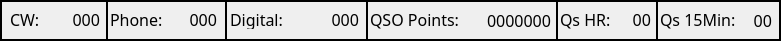
   <widget class="QFrame" name="frame">
    <property name="geometry">
     <rect>
      <x>10</x>
      <y>170</y>
      <width>781</width>
      <height>41</height>
     </rect>
    </property>
    <property name="font">
     <font>
      <family>Monospace</family>
      <pointsize>12</pointsize>
     </font>
    </property>
    <property name="styleSheet">
     <string notr="true">border-color: rgb(238, 238, 236);
border-top-color: rgb(255, 255, 255);</string>
    </property>
    <property name="frameShape">
     <enum>QFrame::WinPanel</enum>
    </property>
    <property name="frameShadow">
     <enum>QFrame::Plain</enum>
    </property>
    <widget class="QLabel" name="label">
     <property name="geometry">
      <rect>
       <x>10</x>
       <y>10</y>
       <width>29</width>
       <height>19</height>
      </rect>
     </property>
     <property name="font">
      <font>
       <family>JetBrains Mono</family>
       <pointsize>12</pointsize>
       <weight>50</weight>
       <bold>false</bold>
       <kerning>true</kerning>
      </font>
     </property>
     <property name="text">
      <string>CW:</string>
     </property>
    </widget>
    <widget class="QLabel" name="label_2">
     <property name="geometry">
      <rect>
       <x>110</x>
       <y>10</y>
       <width>58</width>
       <height>19</height>
      </rect>
     </property>
     <property name="font">
      <font>
       <family>JetBrains Mono</family>
       <pointsize>12</pointsize>
       <weight>50</weight>
       <bold>false</bold>
      </font>
     </property>
     <property name="text">
      <string>Phone:</string>
     </property>
    </widget>
    <widget class="QLabel" name="label_3">
     <property name="geometry">
      <rect>
       <x>230</x>
       <y>10</y>
       <width>77</width>
       <height>19</height>
      </rect>
     </property>
     <property name="font">
      <font>
       <family>JetBrains Mono</family>
       <pointsize>12</pointsize>
       <weight>50</weight>
       <bold>false</bold>
      </font>
     </property>
     <property name="text">
      <string>Digital:</string>
     </property>
    </widget>
    <widget class="QLabel" name="label_4">
     <property name="geometry">
      <rect>
       <x>370</x>
       <y>10</y>
       <width>106</width>
       <height>19</height>
      </rect>
     </property>
     <property name="font">
      <font>
       <family>JetBrains Mono</family>
       <pointsize>12</pointsize>
       <weight>50</weight>
       <bold>false</bold>
      </font>
     </property>
     <property name="text">
      <string>QSO Points:</string>
     </property>
    </widget>
    <widget class="QLabel" name="label_5">
     <property name="geometry">
      <rect>
       <x>560</x>
       <y>10</y>
       <width>58</width>
       <height>19</height>
      </rect>
     </property>
     <property name="font">
      <font>
       <family>JetBrains Mono</family>
       <pointsize>12</pointsize>
       <weight>50</weight>
       <bold>false</bold>
      </font>
     </property>
     <property name="text">
      <string>Qs HR:</string>
     </property>
    </widget>
    <widget class="QLabel" name="label_6">
     <property name="geometry">
      <rect>
       <x>660</x>
       <y>10</y>
       <width>87</width>
       <height>19</height>
      </rect>
     </property>
     <property name="font">
      <font>
       <family>JetBrains Mono</family>
       <pointsize>12</pointsize>
       <weight>50</weight>
       <bold>false</bold>
      </font>
     </property>
     <property name="text">
      <string>Qs 15Min:</string>
     </property>
    </widget>
    <widget class="QLabel" name="Total_Digital">
     <property name="geometry">
      <rect>
       <x>318</x>
       <y>10</y>
       <width>41</width>
       <height>19</height>
      </rect>
     </property>
     <property name="font">
      <font>
       <family>JetBrains Mono</family>
       <pointsize>12</pointsize>
       <weight>50</weight>
       <bold>false</bold>
      </font>
     </property>
     <property name="text">
      <string>000</string>
     </property>
     <property name="alignment">
      <set>Qt::AlignRight|Qt::AlignTrailing|Qt::AlignVCenter</set>
     </property>
    </widget>
    <widget class="QLabel" name="QSO_Points">
     <property name="geometry">
      <rect>
       <x>470</x>
       <y>10</y>
       <width>81</width>
       <height>20</height>
      </rect>
     </property>
     <property name="font">
      <font>
       <family>JetBrains Mono</family>
       <pointsize>12</pointsize>
       <weight>50</weight>
       <bold>false</bold>
      </font>
     </property>
     <property name="text">
      <string>0000000</string>
     </property>
     <property name="alignment">
      <set>Qt::AlignRight|Qt::AlignTrailing|Qt::AlignVCenter</set>
     </property>
    </widget>
    <widget class="QLabel" name="QSO_PerHour">
     <property name="geometry">
      <rect>
       <x>620</x>
       <y>10</y>
       <width>31</width>
       <height>19</height>
      </rect>
     </property>
     <property name="font">
      <font>
       <family>JetBrains Mono</family>
       <pointsize>12</pointsize>
       <weight>50</weight>
       <bold>false</bold>
      </font>
     </property>
     <property name="text">
      <string>00</string>
     </property>
     <property name="alignment">
      <set>Qt::AlignRight|Qt::AlignTrailing|Qt::AlignVCenter</set>
     </property>
    </widget>
    <widget class="QLabel" name="Total_Phone">
     <property name="geometry">
      <rect>
       <x>176</x>
       <y>10</y>
       <width>41</width>
       <height>19</height>
      </rect>
     </property>
     <property name="font">
      <font>
       <family>JetBrains Mono</family>
       <pointsize>12</pointsize>
       <weight>50</weight>
       <bold>false</bold>
      </font>
     </property>
     <property name="text">
      <string>000</string>
     </property>
     <property name="alignment">
      <set>Qt::AlignRight|Qt::AlignTrailing|Qt::AlignVCenter</set>
     </property>
    </widget>
    <widget class="QLabel" name="QSO_Last15">
     <property name="geometry">
      <rect>
       <x>741</x>
       <y>10</y>
       <width>31</width>
       <height>20</height>
      </rect>
     </property>
     <property name="font">
      <font>
       <family>JetBrains Mono</family>
       <pointsize>12</pointsize>
       <weight>50</weight>
       <bold>false</bold>
      </font>
     </property>
     <property name="text">
      <string>00</string>
     </property>
     <property name="alignment">
      <set>Qt::AlignRight|Qt::AlignTrailing|Qt::AlignVCenter</set>
     </property>
    </widget>
    <widget class="QLabel" name="Total_CW">
     <property name="geometry">
      <rect>
       <x>59</x>
       <y>10</y>
       <width>41</width>
       <height>19</height>
      </rect>
     </property>
     <property name="font">
      <font>
       <family>JetBrains Mono</family>
       <pointsize>12</pointsize>
       <weight>50</weight>
       <bold>false</bold>
      </font>
     </property>
     <property name="text">
      <string>000</string>
     </property>
     <property name="alignment">
      <set>Qt::AlignRight|Qt::AlignTrailing|Qt::AlignVCenter</set>
     </property>
    </widget>
    <widget class="Line" name="line">
     <property name="geometry">
      <rect>
       <x>106</x>
       <y>2</y>
       <width>3</width>
       <height>37</height>
      </rect>
     </property>
     <property name="frameShadow">
      <enum>QFrame::Plain</enum>
     </property>
     <property name="lineWidth">
      <number>2</number>
     </property>
     <property name="orientation">
      <enum>Qt::Vertical</enum>
     </property>
    </widget>
    <widget class="Line" name="line_2">
     <property name="geometry">
      <rect>
       <x>225</x>
       <y>2</y>
       <width>3</width>
       <height>37</height>
      </rect>
     </property>
     <property name="frameShadow">
      <enum>QFrame::Plain</enum>
     </property>
     <property name="lineWidth">
      <number>2</number>
     </property>
     <property name="orientation">
      <enum>Qt::Vertical</enum>
     </property>
    </widget>
    <widget class="Line" name="line_3">
     <property name="geometry">
      <rect>
       <x>366</x>
       <y>2</y>
       <width>3</width>
       <height>37</height>
      </rect>
     </property>
     <property name="frameShadow">
      <enum>QFrame::Plain</enum>
     </property>
     <property name="lineWidth">
      <number>2</number>
     </property>
     <property name="orientation">
      <enum>Qt::Vertical</enum>
     </property>
    </widget>
    <widget class="Line" name="line_4">
     <property name="geometry">
      <rect>
       <x>556</x>
       <y>2</y>
       <width>3</width>
       <height>37</height>
      </rect>
     </property>
     <property name="frameShadow">
      <enum>QFrame::Plain</enum>
     </property>
     <property name="lineWidth">
      <number>2</number>
     </property>
     <property name="orientation">
      <enum>Qt::Vertical</enum>
     </property>
    </widget>
    <widget class="Line" name="line_5">
     <property name="geometry">
      <rect>
       <x>656</x>
       <y>2</y>
       <width>3</width>
       <height>37</height>
      </rect>
     </property>
     <property name="frameShadow">
      <enum>QFrame::Plain</enum>
     </property>
     <property name="lineWidth">
      <number>2</number>
     </property>
     <property name="orientation">
      <enum>Qt::Vertical</enum>
     </property>
    </widget>
   </widget>
